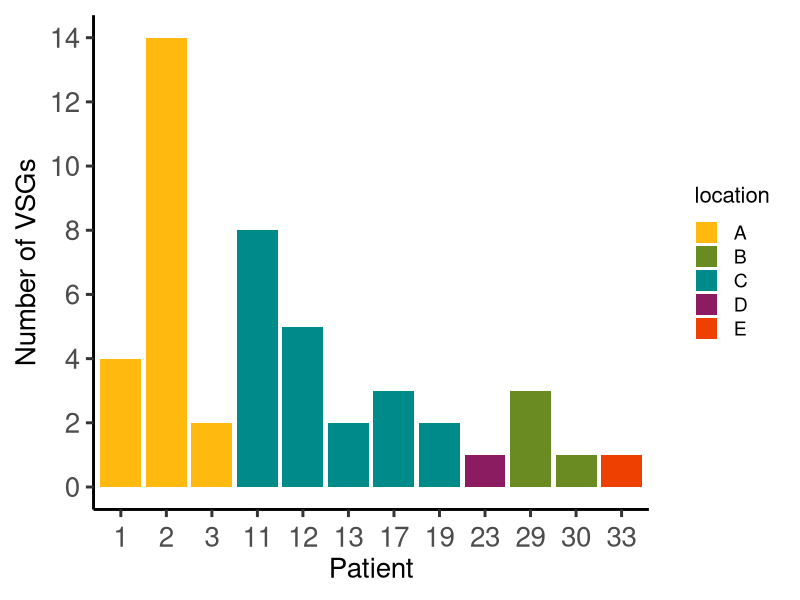
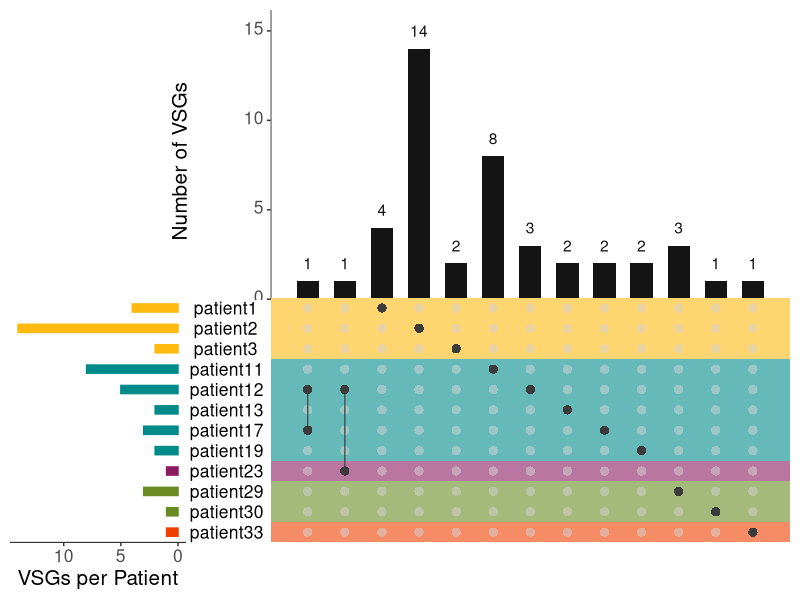
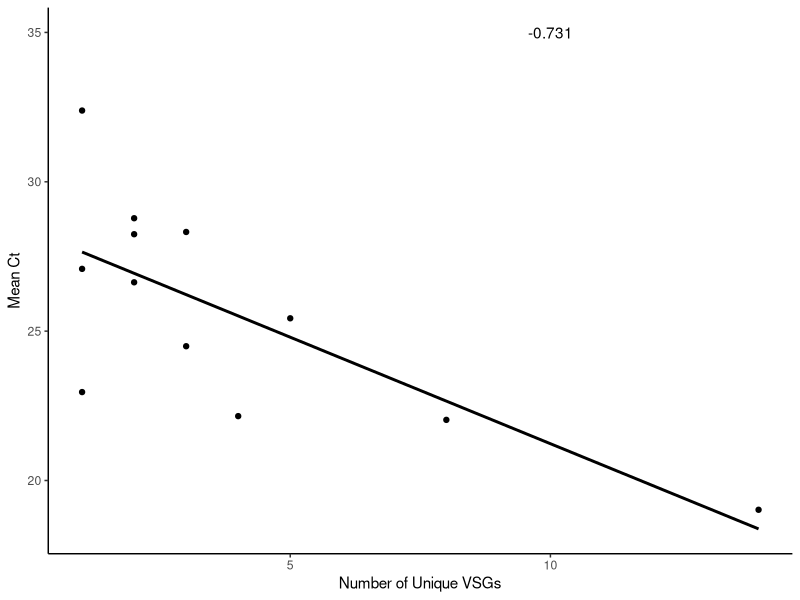
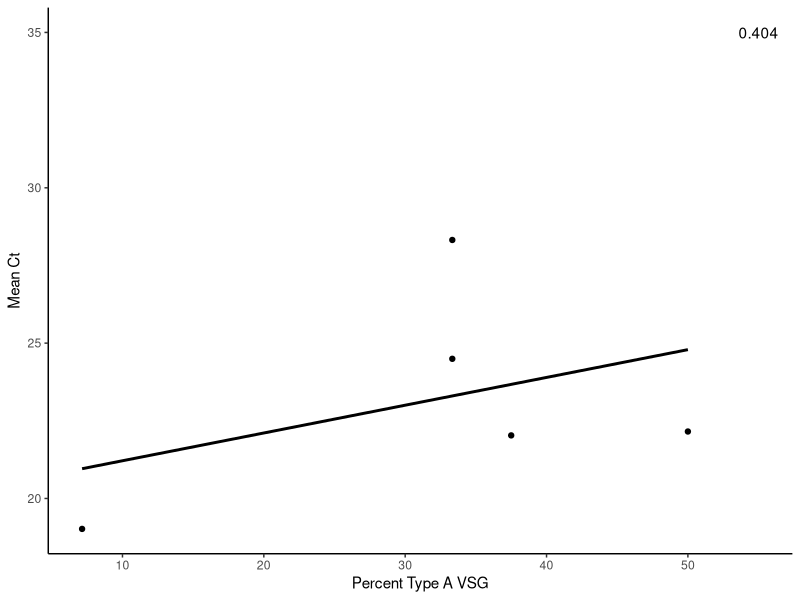
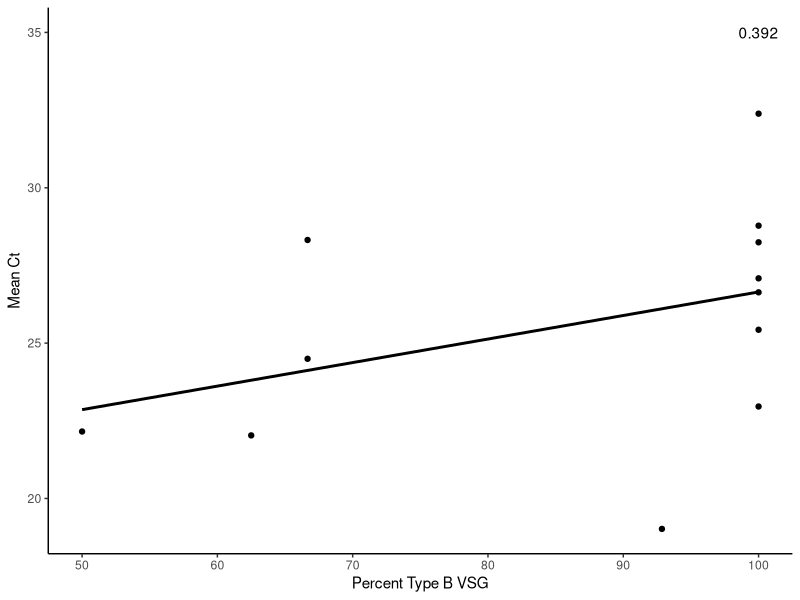

The R source for these figures, in order:
## ---- chunk 1
knitr::opts_chunk$set(echo = TRUE)
library(tidyverse)
library(reshape2)
library(UpSetR)
## ---- chunk 2

plotdata <- read_csv(file = "FigureData/TbgHighlyExpressed.csv")

## ---- chunk 3

Fig1B <- plotdata %>% 
  select(patient_number, location, cluster, nterm_typesubtype) %>% 
  distinct() 

Fig1B$patient_number <- factor(Fig1B$patient_number, levels = c("1", "2", "3", "11", "12", "13", "17", "19", "23", "29", "30", "33"))

patient_VSGs.graph = Fig1B %>% 
  ggplot(aes(x = patient_number, group = patient_number, fill=location))+
  geom_bar(stat = "count", size = 0.8, y=0.2, position = position_dodge())+
  theme_classic(base_size = 22)+
  scale_y_continuous(breaks = scales::pretty_breaks(n = 6))+
  scale_fill_manual(values = c("A"="darkgoldenrod1",
                               "B"="olivedrab4",
                               "C"="darkcyan",
                               "D"="maroon4",
                               "E"="orangered2"))+
  theme(axis.text.x = element_text(angle = 0, vjust = 0.5, size = 20), 
        axis.text.y = element_text(size = 20), 
        axis.title = element_text(size = 20),
        legend.title = element_text(size = 16), 
        legend.text = element_text(size = 14))+
  labs(x = "Patient", y = "Number of VSGs")
patient_VSGs.graph

## ---- chunk 4
# upset plots are created by finding intersecting values in lists. make the dataframe into a list
upsetList <- list(
  patient1 = unique(as.character(plotdata$cluster[plotdata$patient_number =="1"])),
  patient2 = unique(as.character(plotdata$cluster[plotdata$patient_number =="2"])),
  patient3 = unique(as.character(plotdata$cluster[plotdata$patient_number =="3"])),
  patient11 = unique(as.character(plotdata$cluster[plotdata$patient_number =="11"])),
  patient12 = unique(as.character(plotdata$cluster[plotdata$patient_number =="12"])),
  patient13 = unique(as.character(plotdata$cluster[plotdata$patient_number =="13"])),
  patient17 = unique(as.character(plotdata$cluster[plotdata$patient_number =="17"])),
  patient19 = unique(as.character(plotdata$cluster[plotdata$patient_number =="19"])),
  patient23 = unique(as.character(plotdata$cluster[plotdata$patient_number =="23"])),
  patient29 = unique(as.character(plotdata$cluster[plotdata$patient_number =="29"])),
  patient30 = unique(as.character(plotdata$cluster[plotdata$patient_number =="30"])),
  patient33 = unique(as.character(plotdata$cluster[plotdata$patient_number =="33"])))

# In order to color the rows of the UpSet plot, I need to create a dataframe where the first column is the name of the sets (patient_full_name) and the second column is the variable used to compare the sets (patient_number).

patient_meta = data.frame(patient_full_name = c("patient1", "patient2", "patient3", "patient11", "patient12", "patient13", "patient17", "patient19", "patient23", "patient29", "patient30", "patient33"),
                          patient_number = factor(c("1", "2", "3", "11", "12", "13", "17", "19", "23", "29", "30", "33")))
patient_meta

plotdata$patient_number <- factor(plotdata$patient_number, levels = c("1", "2", "3", "11", "12", "13", "17", "19", "23", "29", "30", "33"))

# Here I merge the patient_meta dataframe created above.
patient_meta_merge = left_join(patient_meta, plotdata)
patient_meta_merge$patient_full_name = as.character(patient_meta_merge$patient_full_name)
patient_meta_merge

upset_colors_1C <-
upset(fromList(upsetList), 
      sets = c("patient33", "patient30", "patient29", "patient23", "patient19", "patient17", "patient13", "patient12", "patient11", "patient3", "patient2", "patient1"), 
      keep.order = TRUE, order.by = "degree", nintersects = NA, line.size = 0.4, 
      sets.bar.color = c("orangered2", "olivedrab4", "olivedrab4", "maroon4", "darkcyan", "darkcyan", "darkcyan", "darkcyan", "darkcyan", "darkgoldenrod1", "darkgoldenrod1", "darkgoldenrod1"), point.size = 2.8, text.scale = 1.8, mb.ratio = c(0.5, 0.5), 
      sets.x.label = "VSGs per Patient", 
      mainbar.y.label = "Number of VSGs", 
      main.bar.color = "gray8", 
      set.metadata = list(data = patient_meta_merge, plots = list(list(type = "matrix_rows", column = "location", colors = c("A"="darkgoldenrod1",
                                    "C"="darkcyan",
                                    "D"="maroon4",
                                    "B"="olivedrab4",
                                    "E"="orangered2"), alpha = 0.6))))
upset_colors_1C

## ---- chunk 5
# manually enter mean SL-RNA Ct value from table 1

SL_Ct <- tibble(patient_number = c(1,2,3,11,12,13,17,19,23,29,30,33),
                meanSL = c(22.155,19.020,28.780,22.030,25.430,26.635,24.495,28.245,27.085,28.320,22.960,32.385))
SL_Ct


gambCorr <- plotdata %>% select("patient_number", "cluster") %>% distinct() %>% group_by(patient_number) %>% summarise(totalVSG = n()) %>% merge(SL_Ct, .)
gambCorr

gamb.cor.coeff <- data.frame(cor = as.character(round(cor(gambCorr[ , "totalVSG"], gambCorr[ , "meanSL"], method = "pearson"), digits = 3)),
                      x = c(10),
                      y = c(35))

Ct_VSGs = gambCorr %>%
  ggplot(aes(x=totalVSG, y=meanSL))+
  geom_point(stat = "identity")+
  theme_classic()+
  geom_smooth(method = lm, color = "black", se = FALSE)+
  xlab("Number of Unique VSGs")+
  ylab("Mean Ct")+
  geom_text(data=gamb.cor.coeff, aes(label=cor, x=x, y=y))
Ct_VSGs

typeCorr <- plotdata %>% select("patient_number", "cluster", "nterm_typesubtype") %>% distinct() %>% 
  mutate(nterm_type = sub("[[:digit:]]", "", .$nterm_typesubtype)) %>% 
  group_by(patient_number, nterm_type) %>% 
  summarise(numType = n()) %>% 
  merge(gambCorr, ., by="patient_number") %>%
  mutate(pct = (.$numType / .$totalVSG)*100)

typeCorr

A.cor.coeff <- data.frame(cor = as.character(round(cor(typeCorr[typeCorr$nterm == "A" , ] %>% .$pct , typeCorr[typeCorr$nterm == "A" , ] %>% .$meanSL, method = "pearson"), digits = 3)),
                      x = c(55),
                      y = c(35))

VSGsA <- typeCorr[typeCorr$nterm == "A",] %>%
  ggplot(aes(x=pct, y=meanSL))+
  geom_point(stat = "identity")+
  geom_smooth(method = lm, color = "black", se = FALSE)+
  xlab("Percent Type A VSG")+
  ylab("Mean Ct")+
  geom_text(data=A.cor.coeff, aes(label=cor, x=x, y=y))+
  theme_classic()
VSGsA

B.cor.coeff <- data.frame(cor = as.character(round(cor(typeCorr[typeCorr$nterm == "B" , ] %>% .$pct , typeCorr[typeCorr$nterm == "B" , ] %>% .$meanSL, method = "pearson"), digits = 3)),
                      x = c(100),
                      y = c(35))

VSGsB <- typeCorr[typeCorr$nterm == "B",] %>%
  ggplot(aes(x=pct, y=meanSL))+
  geom_point(stat = "identity")+
  geom_smooth(method = lm, color = "black", se = FALSE)+
  xlab("Percent Type B VSG")+
  ylab("Mean Ct")+
  geom_text(data=B.cor.coeff, aes(label=cor, x=x, y=y))+
  theme_classic()
VSGsB
